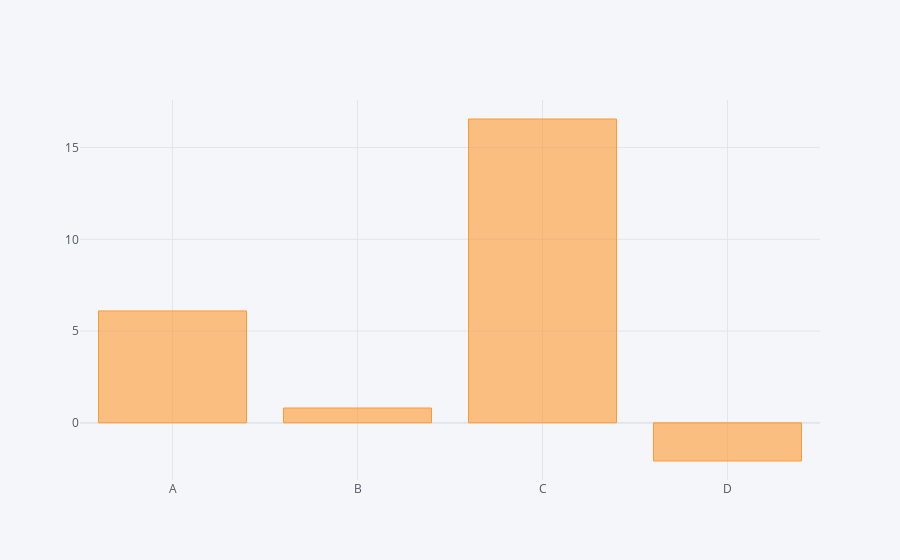

The notebook cell this image was saved under:
### Code cell
df1.sum().iplot(kind='bar')

### Figure 1 — Plotly figure (JSON) as saved in the notebook; plotly's stock layout.template omitted (floating-point values rounded to 4 significant figures)
{"data": [{"marker": {"color": "rgba(255, 153, 51, 0.6)", "line": {"color": "rgba(255, 153, 51, 1.0)", "width": 1}}, "name": "None", "orientation": "v", "text": "", "type": "bar", "x": ["A", "B", "C", "D"], "y": [6.098, 0.8079, 16.56, -2.079]}], "layout": {"legend": {"bgcolor": "#F5F6F9", "font": {"color": "#4D5663"}}, "paper_bgcolor": "#F5F6F9", "plot_bgcolor": "#F5F6F9", "title": {"font": {"color": "#4D5663"}}, "xaxis": {"gridcolor": "#E1E5ED", "showgrid": true, "tickfont": {"color": "#4D5663"}, "title": {"font": {"color": "#4D5663"}, "text": ""}, "zerolinecolor": "#E1E5ED"}, "yaxis": {"gridcolor": "#E1E5ED", "showgrid": true, "tickfont": {"color": "#4D5663"}, "title": {"font": {"color": "#4D5663"}, "text": ""}, "zerolinecolor": "#E1E5ED"}}}
